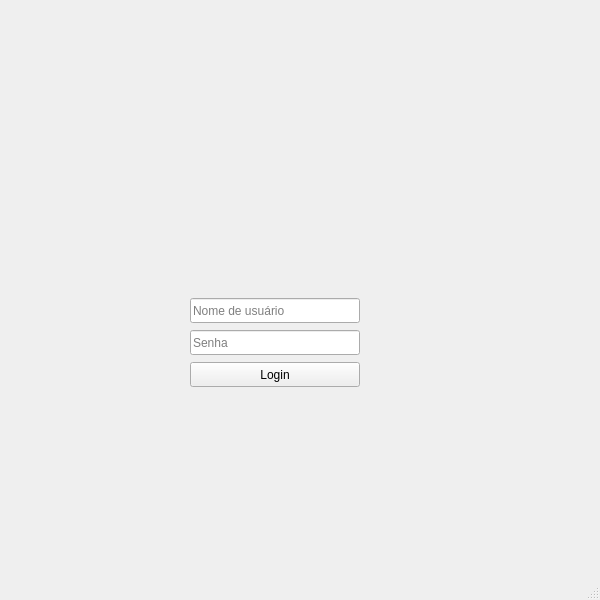
<?xml version="1.0" encoding="UTF-8"?>
<ui version="4.0">
 <class>MainWindow</class>
 <widget class="QMainWindow" name="MainWindow">
  <property name="geometry">
   <rect>
    <x>0</x>
    <y>0</y>
    <width>600</width>
    <height>600</height>
   </rect>
  </property>
  <property name="windowTitle">
   <string>MainWindow</string>
  </property>
  <widget class="QWidget" name="centralwidget">
   <widget class="QStackedWidget" name="stackedWidget">
    <property name="geometry">
     <rect>
      <x>0</x>
      <y>0</y>
      <width>600</width>
      <height>600</height>
     </rect>
    </property>
    <property name="currentIndex">
     <number>0</number>
    </property>
    <widget class="QWidget" name="pageLogin">
     <widget class="QWidget" name="">
      <property name="geometry">
       <rect>
        <x>190</x>
        <y>120</y>
        <width>172</width>
        <height>268</height>
       </rect>
      </property>
      <layout class="QVBoxLayout" name="verticalLayout">
       <item>
        <widget class="QLabel" name="label">
         <property name="minimumSize">
          <size>
           <width>170</width>
           <height>170</height>
          </size>
         </property>
         <property name="maximumSize">
          <size>
           <width>170</width>
           <height>170</height>
          </size>
         </property>
         <property name="text">
          <string/>
         </property>
         <property name="pixmap">
          <pixmap resource="Imagens.qrc">:/Icons/Imgs/devil.png</pixmap>
         </property>
         <property name="alignment">
          <set>Qt::AlignCenter</set>
         </property>
        </widget>
       </item>
       <item>
        <widget class="QLineEdit" name="lineEditNameUser">
         <property name="minimumSize">
          <size>
           <width>170</width>
           <height>25</height>
          </size>
         </property>
         <property name="maximumSize">
          <size>
           <width>170</width>
           <height>25</height>
          </size>
         </property>
         <property name="placeholderText">
          <string>Nome de usuário</string>
         </property>
        </widget>
       </item>
       <item>
        <widget class="QLineEdit" name="lineEditPassword">
         <property name="minimumSize">
          <size>
           <width>170</width>
           <height>25</height>
          </size>
         </property>
         <property name="maximumSize">
          <size>
           <width>170</width>
           <height>25</height>
          </size>
         </property>
         <property name="echoMode">
          <enum>QLineEdit::Password</enum>
         </property>
         <property name="placeholderText">
          <string>Senha</string>
         </property>
        </widget>
       </item>
       <item>
        <widget class="QPushButton" name="pushButtonLogin">
         <property name="minimumSize">
          <size>
           <width>170</width>
           <height>25</height>
          </size>
         </property>
         <property name="maximumSize">
          <size>
           <width>170</width>
           <height>25</height>
          </size>
         </property>
         <property name="text">
          <string>Login</string>
         </property>
        </widget>
       </item>
      </layout>
     </widget>
    </widget>
    <widget class="QWidget" name="pageProgram">
     <widget class="QLabel" name="label_3">
      <property name="geometry">
       <rect>
        <x>380</x>
        <y>20</y>
        <width>180</width>
        <height>490</height>
       </rect>
      </property>
      <property name="frameShape">
       <enum>QFrame::StyledPanel</enum>
      </property>
      <property name="text">
       <string/>
      </property>
     </widget>
     <widget class="QScrollArea" name="scrollArea">
      <property name="geometry">
       <rect>
        <x>20</x>
        <y>20</y>
        <width>330</width>
        <height>450</height>
       </rect>
      </property>
      <property name="minimumSize">
       <size>
        <width>330</width>
        <height>450</height>
       </size>
      </property>
      <property name="maximumSize">
       <size>
        <width>330</width>
        <height>450</height>
       </size>
      </property>
      <property name="widgetResizable">
       <bool>true</bool>
      </property>
      <widget class="QWidget" name="scrollAreaWidgetContents">
       <property name="geometry">
        <rect>
         <x>0</x>
         <y>0</y>
         <width>328</width>
         <height>448</height>
        </rect>
       </property>
       <widget class="QLabel" name="labelMessages">
        <property name="geometry">
         <rect>
          <x>10</x>
          <y>10</y>
          <width>310</width>
          <height>431</height>
         </rect>
        </property>
        <property name="minimumSize">
         <size>
          <width>310</width>
          <height>0</height>
         </size>
        </property>
        <property name="maximumSize">
         <size>
          <width>310</width>
          <height>16777215</height>
         </size>
        </property>
        <property name="frameShape">
         <enum>QFrame::StyledPanel</enum>
        </property>
        <property name="text">
         <string/>
        </property>
        <property name="alignment">
         <set>Qt::AlignLeading|Qt::AlignLeft|Qt::AlignTop</set>
        </property>
       </widget>
      </widget>
     </widget>
     <widget class="QWidget" name="">
      <property name="geometry">
       <rect>
        <x>20</x>
        <y>480</y>
        <width>331</width>
        <height>30</height>
       </rect>
      </property>
      <layout class="QHBoxLayout" name="horizontalLayout">
       <item>
        <widget class="QLineEdit" name="lineEditSend">
         <property name="placeholderText">
          <string>Digite sua mensagem</string>
         </property>
        </widget>
       </item>
       <item>
        <widget class="QPushButton" name="pushButtonSend">
         <property name="text">
          <string>Send</string>
         </property>
        </widget>
       </item>
      </layout>
     </widget>
    </widget>
   </widget>
  </widget>
  <widget class="QMenuBar" name="menubar">
   <property name="geometry">
    <rect>
     <x>0</x>
     <y>0</y>
     <width>600</width>
     <height>26</height>
    </rect>
   </property>
  </widget>
  <widget class="QStatusBar" name="statusbar"/>
  <action name="actionExit">
   <property name="text">
    <string>Exit</string>
   </property>
   <property name="shortcut">
    <string>Ctrl+Q</string>
   </property>
  </action>
 </widget>
 <resources>
  <include location="Imagens.qrc"/>
 </resources>
 <connections/>
</ui>
